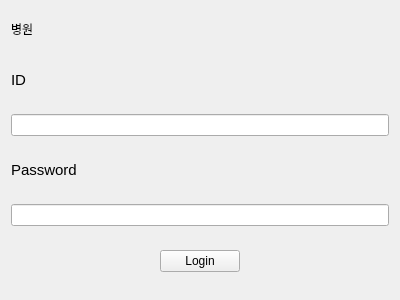
<?xml version="1.0" encoding="UTF-8"?>
<ui version="4.0">
 <class>Login</class>
 <widget class="QWidget" name="Login">
  <property name="geometry">
   <rect>
    <x>0</x>
    <y>0</y>
    <width>400</width>
    <height>300</height>
   </rect>
  </property>
  <property name="windowTitle">
   <string>Form</string>
  </property>
  <layout class="QVBoxLayout" name="verticalLayout_2">
   <item>
    <layout class="QVBoxLayout" name="verticalLayout" stretch="2,10,1,2,1">
     <item>
      <widget class="QLabel" name="label">
       <property name="autoFillBackground">
        <bool>false</bool>
       </property>
       <property name="text">
        <string>병원</string>
       </property>
      </widget>
     </item>
     <item>
      <layout class="QVBoxLayout" name="verticalLayout_3" stretch="1,2,1,2">
       <item>
        <widget class="QLabel" name="label_2">
         <property name="font">
          <font>
           <pointsize>11</pointsize>
          </font>
         </property>
         <property name="text">
          <string>ID</string>
         </property>
        </widget>
       </item>
       <item>
        <widget class="QLineEdit" name="lineEdit"/>
       </item>
       <item>
        <widget class="QLabel" name="label_3">
         <property name="font">
          <font>
           <pointsize>11</pointsize>
          </font>
         </property>
         <property name="text">
          <string>Password</string>
         </property>
        </widget>
       </item>
       <item>
        <widget class="QLineEdit" name="lineEdit_2"/>
       </item>
      </layout>
     </item>
     <item>
      <spacer name="verticalSpacer">
       <property name="orientation">
        <enum>Qt::Orientation::Vertical</enum>
       </property>
       <property name="sizeHint" stdset="0">
        <size>
         <width>20</width>
         <height>40</height>
        </size>
       </property>
      </spacer>
     </item>
     <item>
      <layout class="QHBoxLayout" name="horizontalLayout_4">
       <item>
        <spacer name="horizontalSpacer">
         <property name="orientation">
          <enum>Qt::Orientation::Horizontal</enum>
         </property>
         <property name="sizeHint" stdset="0">
          <size>
           <width>40</width>
           <height>20</height>
          </size>
         </property>
        </spacer>
       </item>
       <item>
        <widget class="QPushButton" name="pushButton">
         <property name="text">
          <string>Login</string>
         </property>
        </widget>
       </item>
       <item>
        <spacer name="horizontalSpacer_2">
         <property name="orientation">
          <enum>Qt::Orientation::Horizontal</enum>
         </property>
         <property name="sizeHint" stdset="0">
          <size>
           <width>40</width>
           <height>20</height>
          </size>
         </property>
        </spacer>
       </item>
      </layout>
     </item>
     <item>
      <spacer name="verticalSpacer_2">
       <property name="orientation">
        <enum>Qt::Orientation::Vertical</enum>
       </property>
       <property name="sizeHint" stdset="0">
        <size>
         <width>20</width>
         <height>40</height>
        </size>
       </property>
      </spacer>
     </item>
    </layout>
   </item>
  </layout>
 </widget>
 <resources/>
 <connections/>
</ui>
